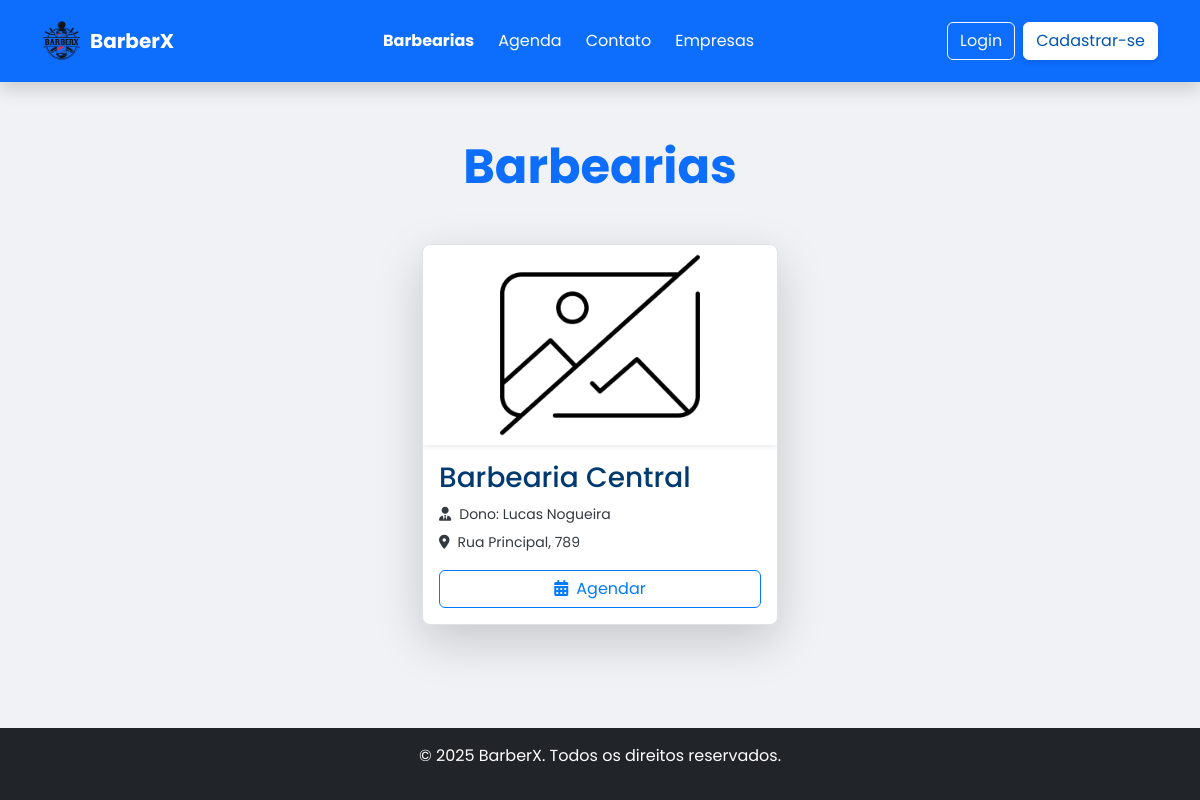
Page /barbearias on the committed database.
### tables this page shows
CREATE TABLE barbearia (
    id INT AUTO_INCREMENT PRIMARY KEY,
    nome VARCHAR(100) NOT NULL,
    cnpj VARCHAR(18) UNIQUE,
    telefone VARCHAR(20) UNIQUE,
    email VARCHAR(100) UNIQUE,
    endereco TEXT,
    dono_id INT,
    data_cadastro TIMESTAMP DEFAULT CURRENT_TIMESTAMP,
    imagem VARCHAR(255),
    FOREIGN KEY (dono_id) REFERENCES dono(id) ON DELETE CASCADE
);

CREATE TABLE dono (
    id INT AUTO_INCREMENT PRIMARY KEY,
    nome VARCHAR(100) NOT NULL,
    telefone VARCHAR(20) UNIQUE,
    email VARCHAR(100) UNIQUE,
    senha VARCHAR(255) NOT NULL,
    data_cadastro TIMESTAMP DEFAULT CURRENT_TIMESTAMP
);

### Controllers/barbeariaController.class.php (called while the page is built, shortened)
<?php
class barbeariaController
{
    private $param;
    public function __construct()
    {
        $this->param = Conexao::getInstancia();
    }
    public function listar()
    {
        $barbeariaDAO = new BarbeariaDAO($this->param);
        $retorno = $barbeariaDAO->buscar_todas_barbearias();
        require_once "Views/layout/header.php";
        require_once "Views/barbearias.php";
        require_once "Views/layout/footer.php";
    }
}

### index.php (called while the page is built, shortened)
<?php
	require_once "rotas.php";
	$uri = parse_url($_SERVER["REQUEST_URI"])["path"];
	$uri = substr($uri, strpos($uri,'/',1));
	$route->verificar_rota($_SERVER["REQUEST_METHOD"],$uri);
?>

### Models/Conexao.class.php (called while the page is built, shortened)
<?php
	class Conexao
	{
		private static $conexao;
		public static function getInstancia()
		{
		if(empty(self::$conexao))
		{
			$parametros = "mysql:host=localhost;dbname=barberx;charset=utf8mb4";
			try
			{
				self::$conexao = new PDO($parametros, "root", "", [
					PDO::ATTR_ERRMODE => PDO::ERRMODE_EXCEPTION
				]);
			}
			catch(PDOException $e)
			{
				echo "Problema na conexão";
				die();
			}
		}
		return self::$conexao;
	}
}
?>

### Models/BarbeariaDAO.class.php (called while the page is built, shortened)
<?php
class BarbeariaDAO
{
    public function buscar_todas_barbearias()
    {
        $sql = "SELECT b.*, d.id AS dono_id, d.nome AS nome_dono, d.telefone AS telefone_dono, d.email AS email_dono
                    FROM barbearia b
                    JOIN dono d ON b.dono_id = d.id";
        $stm = $this->db->prepare($sql);
        $stm->execute();
        return $stm->fetchAll(PDO::FETCH_OBJ);
    }
}

### Views/barbearias.php (the view)
<div class="container py-5">
    <h2 class="text-center mb-5 display-5 fw-bold text-primary">Barbearias </h2>
    <div class="row justify-content-center g-4"> <?php foreach ($retorno as $bar): ?>
            <div class="col-12 col-md-6 col-lg-4"> <div class="card h-100 bg-white shadow-lg border rounded-3 overflow-hidden d-flex flex-column animate__animated animate__fadeInUp">
                    <?php
                    $imageUrl = $bar->imagem;
                    if (empty($imageUrl)) {
                        $imageUrl = 'assets/img/noimage.png';
                        $altText = 'Imagem não disponível para ' . htmlspecialchars($bar->nome);
                    } else {
                        $altText = 'Imagem da Barbearia ' . htmlspecialchars($bar->nome);
                    }
                    ?>
                    <img src="<?= htmlspecialchars($imageUrl) ?>" class="card-img-top shadow-sm" alt="<?= $altText ?>" style="height: 200px; object-fit: contain;">
                    <div class="card-body d-flex flex-column justify-content-between">
                        <div>
                            <h3 class="card-title text-dark-blue mb-2"><?= htmlspecialchars($bar->nome) ?></h3>
                            <p class="card-text text-dark-gray mb-1"><small><i class="fas fa-user-tie me-2"></i>Dono: <?= htmlspecialchars($bar->nome_dono) ?></small></p>
                            <p class="card-text text-dark-gray mb-3"><small><i class="fas fa-map-marker-alt me-2"></i><?= htmlspecialchars($bar->endereco) ?></small></p>
                        </div>
                        <a href="/barberx/barbearia?id=<?= htmlspecialchars($bar->id) ?>" class="btn btn-outline-primary mt-auto">
                            <i class="fas fa-calendar-alt me-2"></i>Agendar
                        </a>
                    </div>
                </div>
            </div>
        <?php endforeach; ?>
    </div>
</div>

### assets/styles/style.css (style rules this page uses)
html, body { height: 100%; margin: 0; padding: 0; padding-top: 90px; font-family: "Poppins", sans-serif; }
body { display: flex; flex-direction: column; min-height: auto; background-color: #f0f2f5; color: #343a40; }
body { font-family: 'Poppins', sans-serif; margin: 0; padding: 0; background-color: #f0f2f5; color: #212529; }
.btn-outline-primary { color: #007bff; border-color: #007bff; transition: all 0.3s ease; }
.text-dark-blue { color: #003a70 !important; }
.text-dark-gray { color: #343a40 !important; }

### rows in the picture
barbearia: nome "Barbearia Central", dono.nome "Lucas Nogueira", endereco "Rua Principal, 789"
